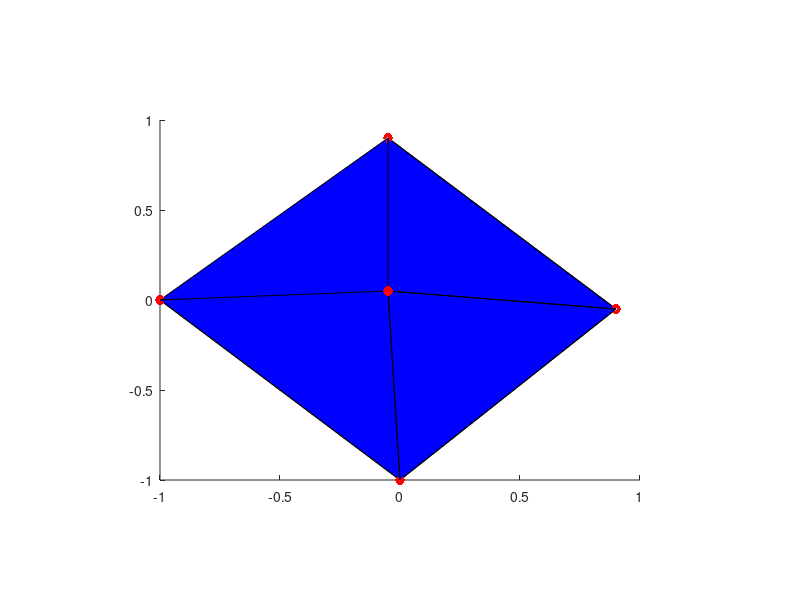

Recreate this plot in MATLAB. (Note: this script raises an error after producing the figure.)
format compact 
axes('Position',[0.2 0.2 0.6 0.6]);
vert = [0 0 -1; -0.05 0.05 0.9; 0 -1 0; 0.9 -0.05 -0.05; -0.05 0.9 -0.05; -1 0 0];
fac = [1 3 6; ...
    1 3 4; ...
    1 4 5; ...
    1 5 6; ...
    2 3 6; ...
    2 3 4; ...
    2 4 5];
patch('Faces',fac,'Vertices',vert,'FaceColor','b', 'Marker', 'o','MarkerSize', 7, 'MarkerFaceColor', 'r');  hold on;
material shiny;
alpha(0.8);
alphamap('rampdown');
view(30,30);
